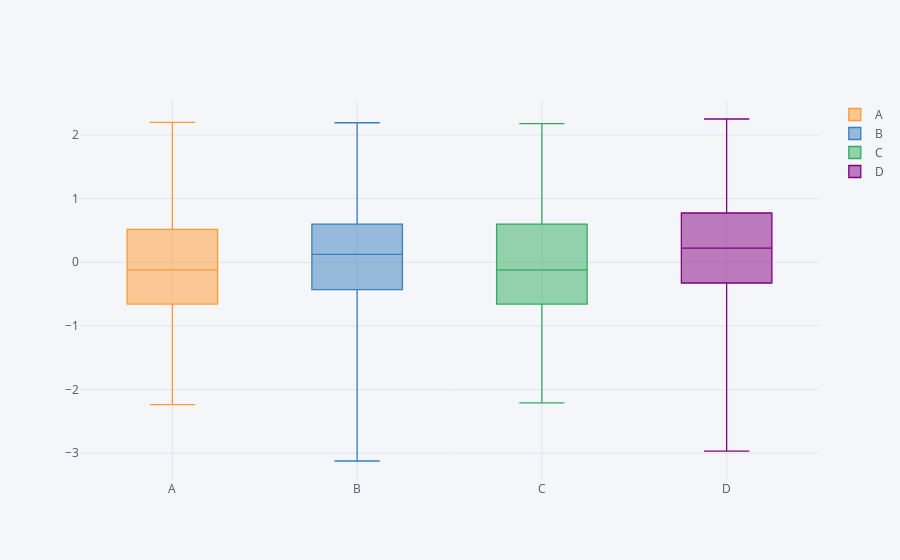

Here is the notebook cell this chart was saved with:
### Code cell
df.iplot(kind = 'box')

# we can draw different kinds of plots off of plotly
